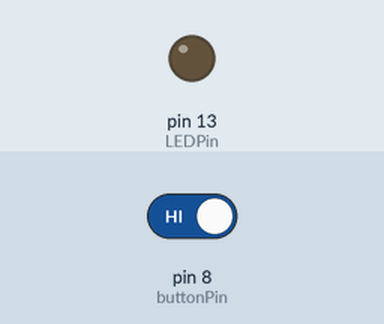
Recording of a sketch running on a simulated Arduino Uno, built with avr-gcc and run on an emulated ATmega328P. Shown: output pins drawn as LEDs (lit = HIGH). Inputs (shaded band) come from the test bench; at power-on: pin 8 (buttonPin) HIGH. Random numbers use the default seed unless the sketch sets one; what the sketch prints to the serial monitor is not drawn.

Above: at 1.2 s.
1.3 s: pin 8 (buttonPin) driven LOW
At 5.1 s:
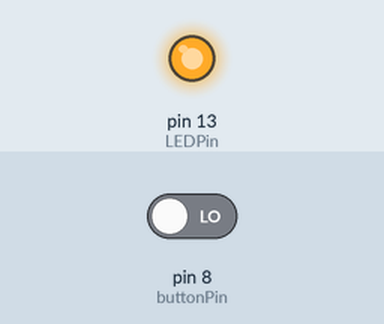
7.3 s: pin 8 (buttonPin) driven HIGH
Timing chart, 0 to 15.3 s (numbered marks = the images above; inputs shaded):
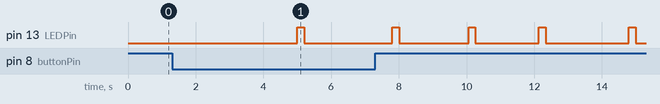

The sketch:

blink.ino
```cpp
int LEDTime = 0;
static int LEDPin =13 ;
static int buttonPin = 8;
int time1 = 0;
int time2 = 0;
int time3 = 0;
int time4 = 0;
int dur = 0;
int dur_press = 0;


float val = 0;

boolean started = false;
boolean pressed = false;

void setup() {
  // initialize digital pin LED_BUILTIN as an output.
    Serial.begin(57600);
  pinMode(LEDPin, OUTPUT);
    digitalWrite(LEDPin,LOW);

     pinMode(buttonPin, INPUT);
      digitalWrite(buttonPin,HIGH);


   time1 = millis();
   time3 = millis();
}

// the loop function runs over and over again forever
void loop() {

   pressed = digitalRead(buttonPin); //read int or parseFloat for ..float...
 pressed = !pressed;
time4 = millis();
dur_press = time4 - time3;
 if (pressed == 1  & dur_press>5000 & !started) {
 started = true;
  time3 = millis();
  dur_press = time4 - time3;

  Serial.println(started);


   }
   if (pressed == 1  & dur_press>5000 & started) {
 started = false;
 time3 = millis();
  dur_press = time4 - time3;


   }


   if (started) {
   time2 = millis();
   dur = time2-time1;

  if (dur > LEDTime) {
     digitalWrite(LEDPin,HIGH);
      delay(200);
      digitalWrite(LEDPin,LOW);
      time1 = time2;

  LEDTime = random(2000, 3000);
   started = true;
  }

   //Serial.println(dur);
   }

   Serial.print(started);
   Serial.print(" ");
   Serial.print(pressed);
    Serial.print(" ");
   Serial.println(dur_press);

}
```

Measured:
- after the input at 1.3 s, pin 13 (LEDPin): LOW → HIGH after 3.7 s, → LOW 0.20 s later
